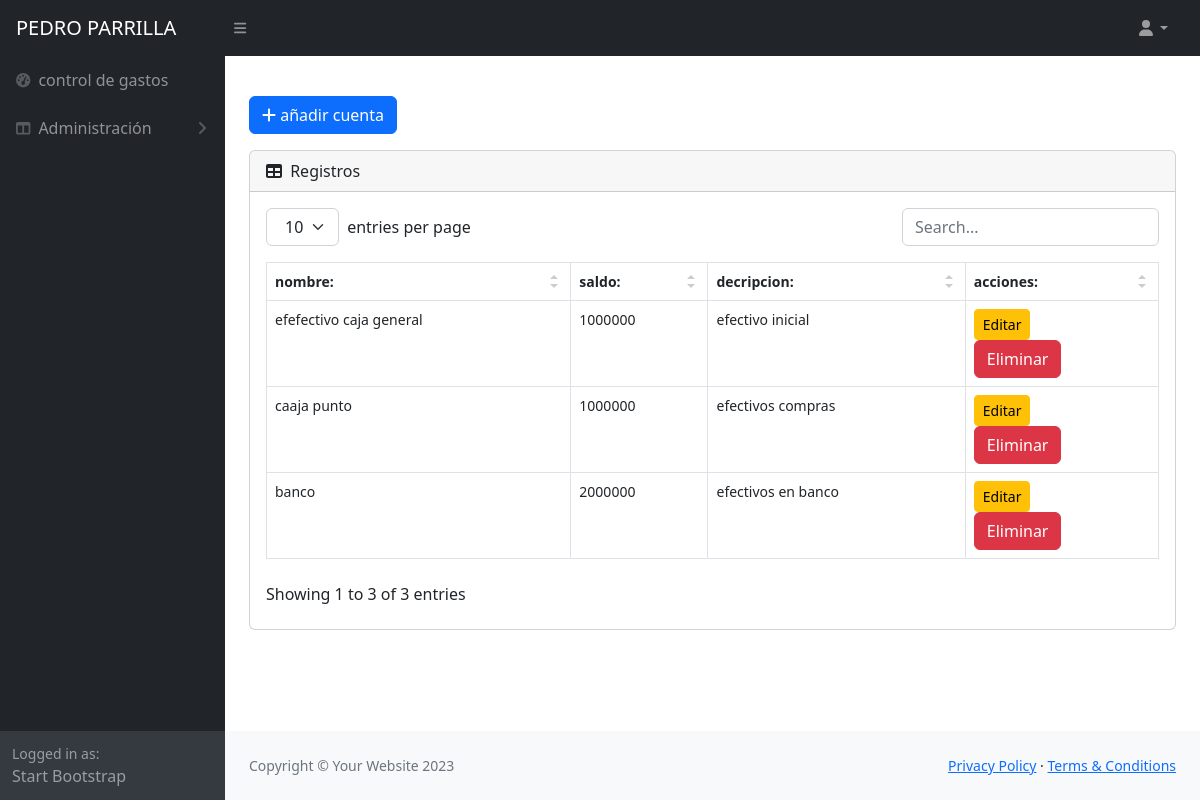
Screenshot of /montos/cuenta/ (signed in) with the database file from the repository.
### montos/models.py (models this page shows, shortened)
class Cuenta(models.Model):
    nombre = models.CharField(max_length=100)
    saldo = models.DecimalField(max_digits=100, decimal_places=0, default=0)
    descripcion = models.CharField(max_length=500)

### montos/views.py (the view)
# urls.py: path('cuenta/', login_required(CuentaListView.as_view(template_name="cuenta/index.html")), name="listarcuenta"),
class CuentaListView(ListView):
    model = Cuenta

### templates/cuenta/index.html (shortened to what this page needs)
{% load static %}
<!DOCTYPE html>
<html lang="en">
  <head>
    {% include "head.html" %}
  </head>
<body class="sb-nav-fixed">
  {% include "cuenta/nav.html" %}
  <div id="layoutSidenav">
      <div id="layoutSidenav_nav">
          <nav class="sb-sidenav accordion sb-sidenav-dark" id="sidenavAccordion">
              <div class="sb-sidenav-menu">
                  <div class="nav">
                      <a class="nav-link" href="{% url 'montos:index' %}">
                          <div class="sb-nav-link-icon"><i class="fas fa-tachometer-alt"></i></div>
                          control de gastos
                      </a>
                      <a class="nav-link collapsed" href="#" data-bs-toggle="collapse" data-bs-target="#collapseLayouts" aria-expanded="false" aria-controls="collapseLayouts">
                          <div class="sb-nav-link-icon"><i class="fas fa-columns"></i></div>
                          Administración
                          <div class="sb-sidenav-collapse-arrow"><i class="fas fa-angle-down"></i></div>
                      </a>
                  </div>
              </div>
              <div class="sb-sidenav-footer">
                  <div class="small">Logged in as:</div>
                  Start Bootstrap
              </div>
          </nav>
      </div>
      <div id="layoutSidenav_content">
          <main>
              <div class="container-fluid px-4">
                  <br></p>
                  <a href= "{% url 'montos:crearcuenta' %}"class="btn btn-primary btn-flat">
                    <i class="fas fa-plus"></i> añadir cuenta
                  </a>
                  <br></p>
                  <div class="card mb-4">
                      <div class="card-header">
                          <i class="fas fa-table me-1"></i>
                          Registros
                      </div>
                      <div class="card-body">
                          <table id="datatablesSimple">
                              <thead>
                                  <tr>
                                      <th>nombre:</th>
                                      <th>saldo:</th>
                                      <th>decripcion:</th>
                                      <th>acciones:</th>
                                  </tr>
                              </thead>
                              <tbody>
                                {% for cuenta in object_list %}
                                  <tr>
                                    <td>{{ cuenta.nombre }}</td>
                                    <td>{{ cuenta.saldo }}</td>
                                    <td>{{ cuenta.descripcion }}</td>
                                    <td>
                                      <a href="{% url 'montos:editarcuenta' cuenta.id %}" class="btn btn-sm btn-warning">Editar</a>
                                      <form method="post" action="{% url 'montos:eliminarcuenta' cuenta.id %}">
                                        <button type="submit" class="btn btn-danger delete-confirm" data-message="¿Está seguro que desea eliminar esta cuenta de forma permanente?">
                                            Eliminar
                                        </button>
                                      </form>
                                    </td>
                                  </tr>
                                {% endfor %}
                              </tbody>
                          </table>
                      </div>
                  </div>
              </div>
          </main>
          {% include "cuenta/eliminar.html" %}
          <footer class="py-4 bg-light mt-auto">
              <div class="container-fluid px-4">
                  <div class="d-flex align-items-center justify-content-between small">
                      <div class="text-muted">Copyright &copy; Your Website 2023</div>
                      <div>
                          <a href="#">Privacy Policy</a>
                          &middot;
                          <a href="#">Terms &amp; Conditions</a>
                      </div>
                  </div>
              </div>
          </footer>
      </div>
  </div>
</body>
</html>

### rows the page displays
Cuenta: nombre "efefectivo caja general", saldo "1000000", descripcion "efectivo inicial"
Cuenta: nombre "caaja punto", saldo "1000000", descripcion "efectivos compras"
Cuenta: nombre "banco", saldo "2000000", descripcion "efectivos en banco"
